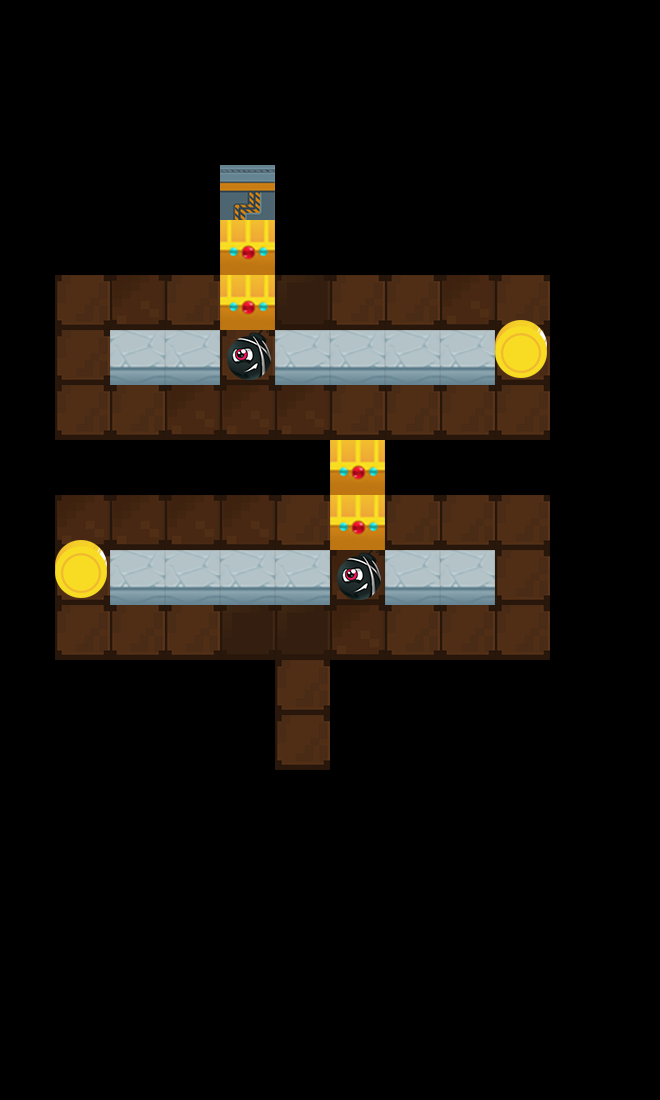

Rendered tile map (Tiled .tmx) drawn with the repository's tilesets; below, a short description and the map source with its tile grids summarised:
An orthogonal 12x20 tile map with 55x55 px tiles, 3 tile layers (layer1, layer2, layer3) and 1 object (startPos).

<map version="1.0" orientation="orthogonal" renderorder="right-down" width="12" height="20" tilewidth="55" tileheight="55">
 <tileset firstgid="1" name="element2" tilewidth="55" tileheight="55">
  <image source="element2.png" width="715" height="715" />
 </tileset>
 <layer name="layer1" width="12" height="20">
  <data>[240 cells, 59 non-empty, 3 distinct tile ids]</data>
 </layer>
 <layer name="layer2" width="12" height="20">
  <data>[240 cells, 73 non-empty, 6 distinct tile ids]</data>
 </layer>
 <layer name="layer3" width="12" height="20">
  <data>[240 cells, 2 non-empty, 1 distinct tile ids]</data>
 </layer>
 <objectgroup name="objLayer">
  <object name="startPos" x="308" y="739.333">
   <properties>
    <property name="dir" value="up" />
   </properties>
  </object>
 </objectgroup>
</map>
